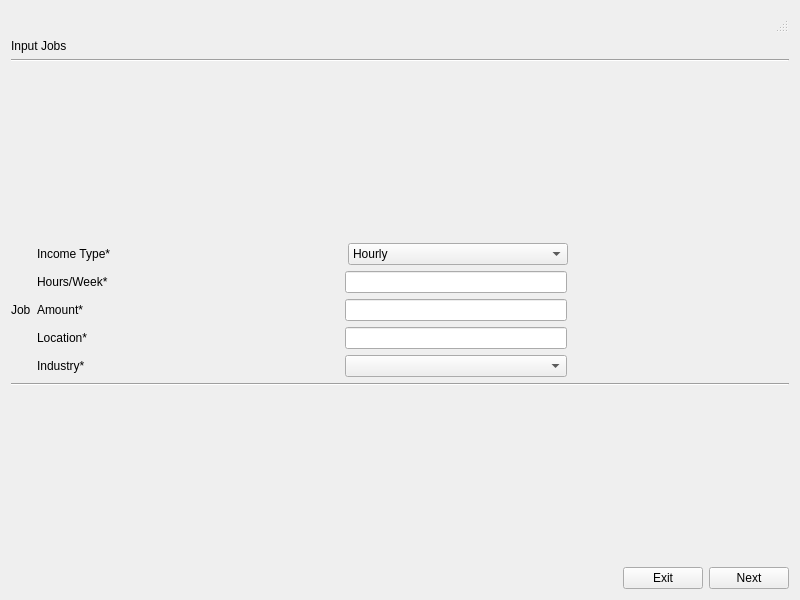
<?xml version="1.0" encoding="UTF-8"?>
<ui version="4.0">
 <class>predictionInputWages</class>
 <widget class="QWidget" name="predictionInputWages">
  <property name="geometry">
   <rect>
    <x>0</x>
    <y>0</y>
    <width>800</width>
    <height>600</height>
   </rect>
  </property>
  <property name="windowTitle">
   <string>Wages Prediction Input</string>
  </property>
  <layout class="QVBoxLayout" name="verticalLayout_2">
   <item>
    <widget class="QStatusBar" name="statusbar"/>
   </item>
   <item>
    <widget class="QLabel" name="label_2">
     <property name="text">
      <string>Input Jobs</string>
     </property>
    </widget>
   </item>
   <item>
    <widget class="Line" name="line_2">
     <property name="orientation">
      <enum>Qt::Horizontal</enum>
     </property>
    </widget>
   </item>
   <item>
    <spacer name="verticalSpacer_2">
     <property name="orientation">
      <enum>Qt::Vertical</enum>
     </property>
     <property name="sizeHint" stdset="0">
      <size>
       <width>20</width>
       <height>160</height>
      </size>
     </property>
    </spacer>
   </item>
   <item>
    <layout class="QHBoxLayout" name="horizontalLayout_12">
     <item>
      <widget class="QLabel" name="label">
       <property name="text">
        <string>Job</string>
       </property>
      </widget>
     </item>
     <item>
      <layout class="QVBoxLayout" name="verticalLayout">
       <item>
        <layout class="QHBoxLayout" name="horizontalLayout_3">
         <item>
          <widget class="QLabel" name="label_3">
           <property name="minimumSize">
            <size>
             <width>84</width>
             <height>0</height>
            </size>
           </property>
           <property name="text">
            <string>Income Type*</string>
           </property>
          </widget>
         </item>
         <item>
          <spacer name="horizontalSpacer_10">
           <property name="orientation">
            <enum>Qt::Horizontal</enum>
           </property>
           <property name="sizeType">
            <enum>QSizePolicy::Expanding</enum>
           </property>
           <property name="sizeHint" stdset="0">
            <size>
             <width>40</width>
             <height>20</height>
            </size>
           </property>
          </spacer>
         </item>
         <item>
          <widget class="QComboBox" name="IncomeType">
           <property name="sizePolicy">
            <sizepolicy hsizetype="Expanding" vsizetype="Fixed">
             <horstretch>0</horstretch>
             <verstretch>0</verstretch>
            </sizepolicy>
           </property>
           <item>
            <property name="text">
             <string>Hourly</string>
            </property>
           </item>
           <item>
            <property name="text">
             <string>Salary</string>
            </property>
           </item>
          </widget>
         </item>
         <item>
          <spacer name="horizontalSpacer_11">
           <property name="orientation">
            <enum>Qt::Horizontal</enum>
           </property>
           <property name="sizeHint" stdset="0">
            <size>
             <width>40</width>
             <height>20</height>
            </size>
           </property>
          </spacer>
         </item>
        </layout>
       </item>
       <item>
        <layout class="QHBoxLayout" name="horizontalLayout_4">
         <item>
          <widget class="QLabel" name="label_4">
           <property name="sizePolicy">
            <sizepolicy hsizetype="Maximum" vsizetype="Preferred">
             <horstretch>0</horstretch>
             <verstretch>0</verstretch>
            </sizepolicy>
           </property>
           <property name="minimumSize">
            <size>
             <width>80</width>
             <height>0</height>
            </size>
           </property>
           <property name="text">
            <string>Hours/Week*</string>
           </property>
          </widget>
         </item>
         <item>
          <spacer name="horizontalSpacer_4">
           <property name="orientation">
            <enum>Qt::Horizontal</enum>
           </property>
           <property name="sizeType">
            <enum>QSizePolicy::Expanding</enum>
           </property>
           <property name="sizeHint" stdset="0">
            <size>
             <width>40</width>
             <height>20</height>
            </size>
           </property>
          </spacer>
         </item>
         <item>
          <widget class="QLineEdit" name="Time">
           <property name="sizePolicy">
            <sizepolicy hsizetype="MinimumExpanding" vsizetype="Fixed">
             <horstretch>0</horstretch>
             <verstretch>0</verstretch>
            </sizepolicy>
           </property>
           <property name="maximumSize">
            <size>
             <width>500</width>
             <height>16777215</height>
            </size>
           </property>
          </widget>
         </item>
         <item>
          <spacer name="horizontalSpacer_5">
           <property name="orientation">
            <enum>Qt::Horizontal</enum>
           </property>
           <property name="sizeHint" stdset="0">
            <size>
             <width>40</width>
             <height>20</height>
            </size>
           </property>
          </spacer>
         </item>
        </layout>
       </item>
       <item>
        <layout class="QHBoxLayout" name="horizontalLayout_5">
         <item>
          <widget class="QLabel" name="label_5">
           <property name="sizePolicy">
            <sizepolicy hsizetype="Fixed" vsizetype="Preferred">
             <horstretch>0</horstretch>
             <verstretch>0</verstretch>
            </sizepolicy>
           </property>
           <property name="minimumSize">
            <size>
             <width>80</width>
             <height>0</height>
            </size>
           </property>
           <property name="text">
            <string>Amount*</string>
           </property>
          </widget>
         </item>
         <item>
          <spacer name="horizontalSpacer_12">
           <property name="orientation">
            <enum>Qt::Horizontal</enum>
           </property>
           <property name="sizeHint" stdset="0">
            <size>
             <width>40</width>
             <height>20</height>
            </size>
           </property>
          </spacer>
         </item>
         <item>
          <widget class="QLineEdit" name="Amount">
           <property name="sizePolicy">
            <sizepolicy hsizetype="MinimumExpanding" vsizetype="Fixed">
             <horstretch>0</horstretch>
             <verstretch>0</verstretch>
            </sizepolicy>
           </property>
          </widget>
         </item>
         <item>
          <spacer name="horizontalSpacer_7">
           <property name="orientation">
            <enum>Qt::Horizontal</enum>
           </property>
           <property name="sizeHint" stdset="0">
            <size>
             <width>40</width>
             <height>20</height>
            </size>
           </property>
          </spacer>
         </item>
        </layout>
       </item>
       <item>
        <layout class="QHBoxLayout" name="horizontalLayout_10">
         <item>
          <widget class="QLabel" name="label_7">
           <property name="minimumSize">
            <size>
             <width>80</width>
             <height>0</height>
            </size>
           </property>
           <property name="text">
            <string>Location*</string>
           </property>
          </widget>
         </item>
         <item>
          <spacer name="horizontalSpacer">
           <property name="orientation">
            <enum>Qt::Horizontal</enum>
           </property>
           <property name="sizeHint" stdset="0">
            <size>
             <width>40</width>
             <height>20</height>
            </size>
           </property>
          </spacer>
         </item>
         <item>
          <widget class="QLineEdit" name="Location">
           <property name="minimumSize">
            <size>
             <width>0</width>
             <height>0</height>
            </size>
           </property>
          </widget>
         </item>
         <item>
          <spacer name="horizontalSpacer_2">
           <property name="orientation">
            <enum>Qt::Horizontal</enum>
           </property>
           <property name="sizeHint" stdset="0">
            <size>
             <width>40</width>
             <height>20</height>
            </size>
           </property>
          </spacer>
         </item>
        </layout>
       </item>
       <item>
        <layout class="QHBoxLayout" name="horizontalLayout_6">
         <item>
          <widget class="QLabel" name="label_6">
           <property name="minimumSize">
            <size>
             <width>80</width>
             <height>0</height>
            </size>
           </property>
           <property name="text">
            <string>Industry*</string>
           </property>
          </widget>
         </item>
         <item>
          <spacer name="horizontalSpacer_9">
           <property name="orientation">
            <enum>Qt::Horizontal</enum>
           </property>
           <property name="sizeHint" stdset="0">
            <size>
             <width>40</width>
             <height>20</height>
            </size>
           </property>
          </spacer>
         </item>
         <item>
          <widget class="QComboBox" name="Industry">
           <property name="sizePolicy">
            <sizepolicy hsizetype="Expanding" vsizetype="Fixed">
             <horstretch>0</horstretch>
             <verstretch>0</verstretch>
            </sizepolicy>
           </property>
          </widget>
         </item>
         <item>
          <spacer name="horizontalSpacer_8">
           <property name="orientation">
            <enum>Qt::Horizontal</enum>
           </property>
           <property name="sizeHint" stdset="0">
            <size>
             <width>40</width>
             <height>20</height>
            </size>
           </property>
          </spacer>
         </item>
        </layout>
       </item>
      </layout>
     </item>
    </layout>
   </item>
   <item>
    <widget class="Line" name="line">
     <property name="orientation">
      <enum>Qt::Horizontal</enum>
     </property>
    </widget>
   </item>
   <item>
    <spacer name="verticalSpacer">
     <property name="orientation">
      <enum>Qt::Vertical</enum>
     </property>
     <property name="sizeHint" stdset="0">
      <size>
       <width>20</width>
       <height>160</height>
      </size>
     </property>
    </spacer>
   </item>
   <item>
    <layout class="QHBoxLayout" name="horizontalLayout_7">
     <item>
      <spacer name="horizontalSpacer_3">
       <property name="orientation">
        <enum>Qt::Horizontal</enum>
       </property>
       <property name="sizeHint" stdset="0">
        <size>
         <width>40</width>
         <height>20</height>
        </size>
       </property>
      </spacer>
     </item>
     <item>
      <widget class="QPushButton" name="Exit">
       <property name="text">
        <string>Exit</string>
       </property>
      </widget>
     </item>
     <item>
      <widget class="QPushButton" name="Next">
       <property name="text">
        <string>Next</string>
       </property>
      </widget>
     </item>
    </layout>
   </item>
  </layout>
 </widget>
 <resources/>
 <connections/>
</ui>
